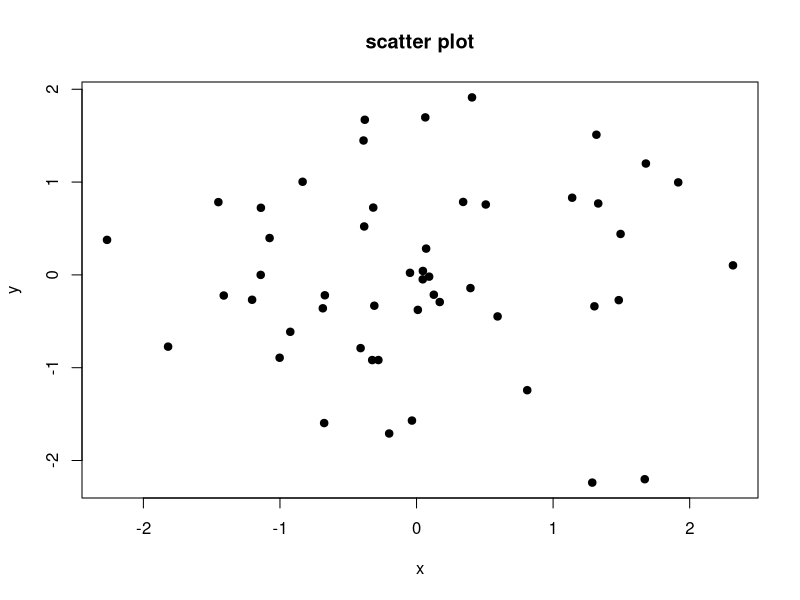

Write R code to recreate this figure.
## ---- chunk 1
x<-rnorm(50)
y<-rnorm(50)
plot(x,y, main = "scatter plot",pch=19)
